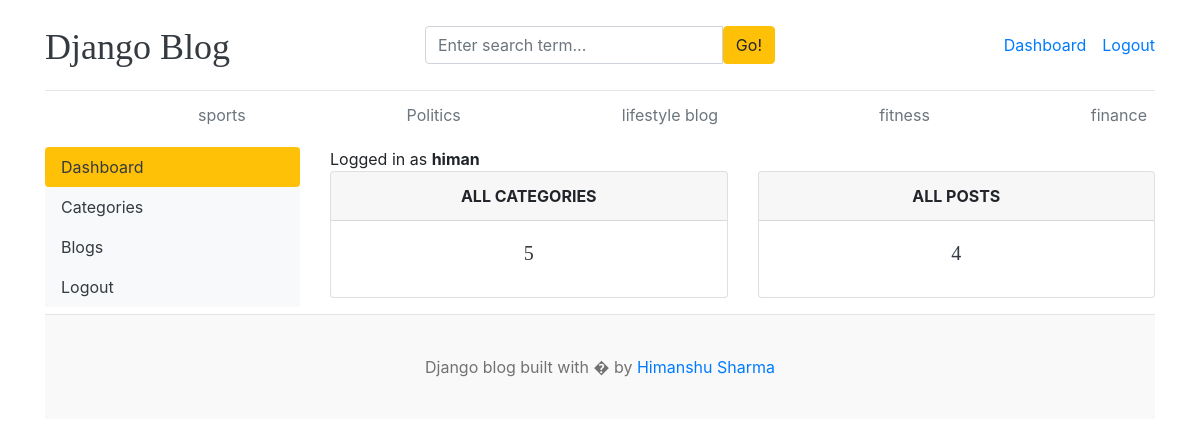
Before: /dashboard/ (signed in) with the older database file.
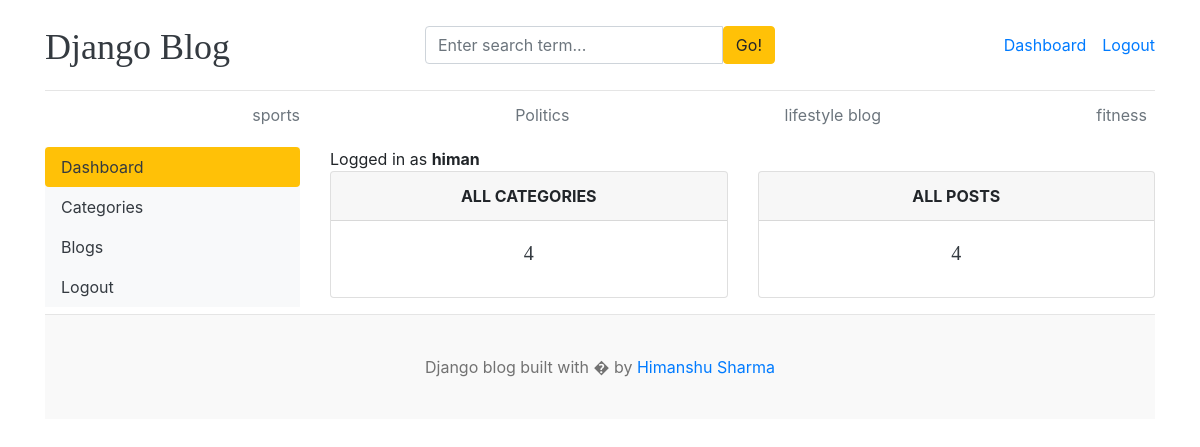
After: the same page with the newer database file.
### blogs/models.py (models this page shows, shortened)
class Category(models.Model):
    category_name = models.CharField(max_length=50, unique=True)
    created_at = models.DateTimeField(auto_now_add=True)
    updated_at = models.DateTimeField(auto_now=True)
    class Meta:
        verbose_name_plural = 'categories'

### dashboard/views.py (the view)
# urls.py: path('dashboard/', include(('dashboard.urls', 'dashboard'), namespace='dashboard')),
@login_required(login_url='login')
def dashboard(request):
    category_count = Category.objects.all().count()
    blogs_count = Blog.objects.all().count()
    context={
        "category_count": category_count,
        "blogs_count":blogs_count,
    }
    return render(request, 'dashboard/dashboard.html',context)

### blogs/context_processors.py (called while the page is built)
def get_categories(request):
    categories = Category.objects.all()
    return dict(categories=categories)

def get_social_link(request):
    social_link = SocialLink.objects.all()
    return dict(social_link = social_link )

### templates/dashboard/dashboard.html
{% extends 'base.html' %}
{% block content%}
<div class='row'>
    {% include 'dashboard/sidebar.html'%}
    <div class="col-md-9">
        <span>Logged in as <b>{{user}}</b></span>
        <div class="row">
            <div class="col">
                <div class="card border-default mb-3">
                    <div class="card-header text-center text-uppercase font-weight-bold">All CATEGORIES</div>
                    <div class="card-body text-dark">
                        <h5 class="card-title text-center">{{category_count}}</h5></div>
                </div>
            </div>
            <div class="col">
                <div class="card border-default mb-3">
                    <div class="card-header text-center text-uppercase font-weight-bold">All POSTS</div>
                    <div class="card-body text-dark">
                        <h5 class="card-title text-center">{{blogs_count}} </h5></div>
                    </div>
            </div>
        </div>
    </div>
</div>
{% endblock %}

### templates/base.html (shortened to what this page needs)
{% load static%}
<!DOCTYPE html>
<html lang="en">
<head>
    <link href="https://getbootstrap.com/docs/4.0/dist/css/bootstrap.min.css" rel="stylesheet">
    <link href="{% static 'css/blog.css'%}" rel="stylesheet">
    <link rel="stylesheet" href="https://cdnjs.cloudflare.com/ajax/libs/font-awesome/4.7.0/css/font-awesome.min.css">
  </head>
<body>
    <div class="container">
      <header class="blog-header py-3">
        <div class="row flex-nowrap justify-content-between align-items-center">
          <div class="col-4 pt-1">
            <a class="blog-header-logo text-dark" href="/">Django Blog</a>
          </div>
          <div class='col-4'>
            <form action="{% url 'search' %}" method ='GET'>
              <div class="input-group">
                  <input class="form-control" type="text" name='keyword' value="{{keyword}}" placeholder="Enter search term..." aria-label="Enter search term..." aria-describedby="button-search" />
                  <button type='submit' class="btn btn-warning" id="button-search" type="button">Go!</button>
              </div>
            </form>
          </div>
          <div class="col-4 d-flex justify-content-end align-items-center">
            {% if user.is_authenticated %}
              <span><a href="{% url 'dashboard:dashboard' %}">Dashboard</span>
              <span><a href="{% url 'logout' %}"> Logout</span>
            {% else %}
              <a class="btn btn-sm btn-warning" href="{% url 'login'%}">Login</a> &nbsp;
              <a class="btn btn-sm btn-outline-secondary" href="{% url 'register' %}">Register</a>
            {% endif %}
          </div>
        </div>
      </header>
      <div class="nav-scroller py-1 mb-2">
        <nav class="nav d-flex justify-content-between">
          {% for category in categories %}
          <a class="p-2 text-muted" href="{% url 'posts_by_category' category.id %}">{{category.category_name}}</a>
          {% endfor %}
        </nav>
      </div>
{% block content %}
{% endblock%}
<footer class="blog-footer">
  <p>Django blog built with � by <a href="#">Himanshu Sharma</a></p>
</footer>
</body>
</html>

Changed rows visible on the page:
removed Category: category_name "finance"
Other visible differences:
{{ category_count }}: "5" → "4"
